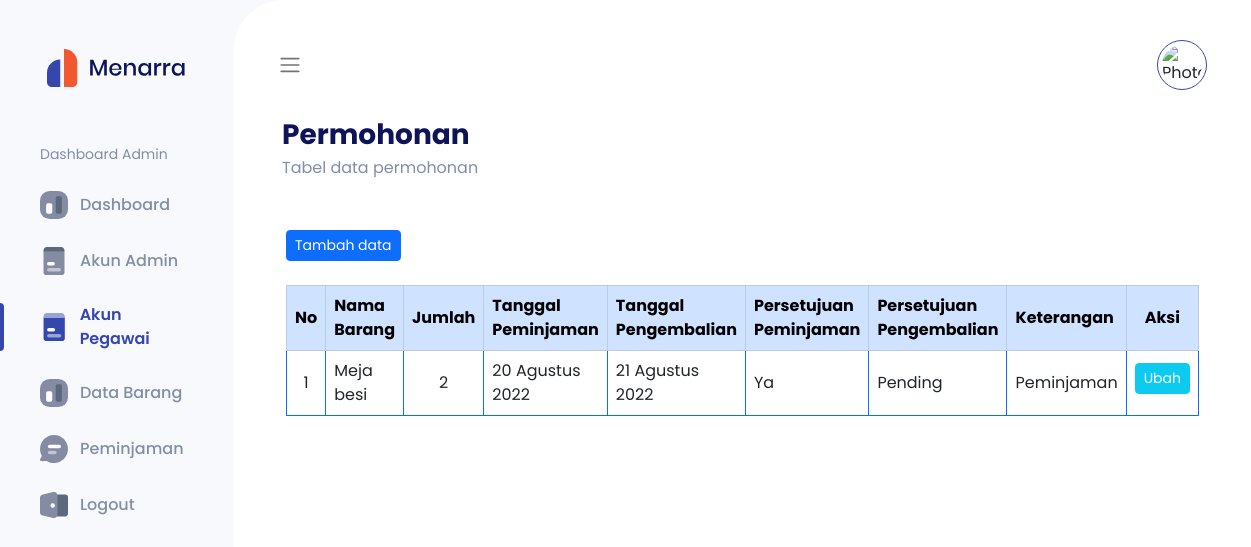
Screenshot of /permohonan.php (signed in) with the database file from the repository.
### tables this page shows
CREATE TABLE `data_peminjaman` (
  `id` int(11) NOT NULL,
  `username` varchar(50) NOT NULL,
  `id_barang` int(11) NOT NULL,
  `jumlah` int(10) NOT NULL,
  `tanggal_peminjaman` date NOT NULL,
  `tanggal_pengembalian` date NOT NULL,
  `permohonan_peminjaman` enum('Ya','Pending') NOT NULL,
  `pengembalian` enum('Ya','Pending') NOT NULL,
  `status` varchar(20) NOT NULL,
  `pesan` date NOT NULL
);

CREATE TABLE `data_barang` (
  `id` int(11) NOT NULL,
  `nama_barang` varchar(100) NOT NULL,
  `jumlah_barang` int(10) NOT NULL,
  `merk_barang` varchar(100) NOT NULL,
  `satuan_barang` varchar(50) NOT NULL,
  `ruangan` varchar(100) NOT NULL,
  `foto` varchar(50) NOT NULL
);

### function/function_global.php (called while the page is built)
<?php
require './function/function_koneksi.php';
function query_data($data)
{
    global $conn;
    $result = mysqli_query($conn, $data);
    $rows = [];
    while ($row = mysqli_fetch_assoc($result)) {
        $rows[] = $row;
    }
    return $rows;
}
function format_tanggal($tanggal)
{
    $bulan = array(
        1 =>   'Januari',
        'Februari',
        'Maret',
        'April',
        'Mei',
        'Juni',
        'Juli',
        'Agustus',
        'September',
        'Oktober',
        'November',
        'Desember'
    );
    $pecahkan = explode('-', $tanggal);
    return $pecahkan[2] . ' ' . $bulan[(int)$pecahkan[1]] . ' ' . $pecahkan[0];
}

### permohonan.php (the view, shortened to what this page needs)
<?php
require './function/function_permohonan.php';
require './function/function_global.php';
$username = $_SESSION['username'];
$datas = query_data("SELECT data_peminjaman.tanggal_peminjaman as tanggal_peminjaman,
data_peminjaman.tanggal_pengembalian as tanggal_pengembalian,
data_peminjaman.id as id,
data_peminjaman.jumlah as jumlah,
data_peminjaman.permohonan_peminjaman as permohonan_peminjaman,
data_peminjaman.pengembalian as pengembalian,
data_peminjaman.status as status,
data_barang.nama_barang as nama_barang FROM data_peminjaman INNER JOIN data_barang
ON data_peminjaman.id_barang=data_barang.id WHERE data_peminjaman.username='$username' ORDER BY data_peminjaman.id DESC");
?>
<!DOCTYPE html>
<html lang="en">
<head>
  <?php
  require './views/link.php';
  ?>
</head>
<body>
  <?php
  require './views/sidebar.php';
  ?>
  <main class="content">
    <?php
    require './views/navbar.php';
    ?>
    <section class="p-3">
      <div class="header">
        <h3>Permohonan</h3>
        <p>Tabel data permohonan</p>
      </div>
      <div class="information-table d-flex flex-column gap-5">
        <div class="row px-1 mb-2 gap-5">
          <div class="col table-responsive">
            <div class="mb-4 mt-2">
              <button class="btn btn-sm btn-primary" data-bs-toggle="modal" data-bs-target="#daftar-data">Tambah data</button>
            </div>
            <table class="table table-hover table-bordered border-primary">
              <thead class="table-primary">
                <tr>
                  <th class="text-center align-middle">No</th>
                  <th class="align-middle">Nama Barang</th>
                  <th class="align-middle">Jumlah</th>
                  <th class="align-middle">Tanggal Peminjaman</th>
                  <th class="align-middle">Tanggal Pengembalian</th>
                  <th class="align-middle">Persetujuan Peminjaman</th>
                  <th class="align-middle">Persetujuan Pengembalian</th>
                  <th class="align-middle">Keterangan</th>
                  <th class="text-center align-middle">Aksi</th>
                </tr>
              </thead>
              <tbody>
                <?php
                if ($datas === []) {
                ?>
                  <tr>
                    <td class="text-center" colspan="9">Data kosong</td>
                  </tr>
                  <?php
                } else {
                  $no = 1;
                  foreach ($datas as $data) :
                  ?>
                    <tr>
                      <td class="align-middle text-center"><?= $no ?></td>
                      <td class="align-middle"><?= $data['nama_barang'] ?></td>
                      <td class="align-middle text-center"><?= $data['jumlah'] ?></td>
                      <td class="align-middle"><?= format_tanggal($data['tanggal_peminjaman']) ?></td>
                      <td class="align-middle"><?= format_tanggal($data['tanggal_pengembalian']) ?></td>
                      <td class="align-middle"><?= $data['permohonan_peminjaman'] ?></td>
                      <td class="align-middle"><?= $data['pengembalian'] ?></td>
                      <td class="align-middle"><?= $data['status'] ?></td>
                      <td class="text-center">
                        <?php
                        if ($data['pengembalian'] != 'Pending') {
                        ?>
                        <?php
                        } else {
                        ?>
                          <button class="btn btn-sm mt-1 btn-info text-white" data-bs-toggle="modal" data-bs-target="#modalEdit<?= $data['id']; ?>">Ubah</button>
                        <?php
                        }
                        ?>
                      </td>
                    </tr>
                <?php
                    $no++;
                  endforeach;
                }
                ?>
              </tbody>
            </table>
          </div>
        </div>
      </div>
    </section>
  </main>
</body>
</html>

### assets/css/styles.css (style rules this page uses)
* { font-family: 'Poppins', sans-serif; }
body { margin: 0; display: flex; background: #f8f9fd; }
.content { width: 100%; padding: 32px; background: #fff; min-height: 100vh; transition: all 0.5s ease; border-radius: 50px 0 0 50px; }
.header { display: flex; margin-bottom: 26px; flex-direction: column; justify-content: space-between; }
.header h3 { margin: 0; color: #0d1458; font-weight: 700; line-height: 42px; }
.header p { color: #828ea5; font-size: 16px; }

### rows the page displays
data_peminjaman: id_barang.nama_barang "Meja besi", jumlah "2", tanggal_peminjaman "20 Agustus 2022", tanggal_pengembalian "21 Agustus 2022", permohonan_peminjaman "Ya", pengembalian "Pending", status "Peminjaman"
